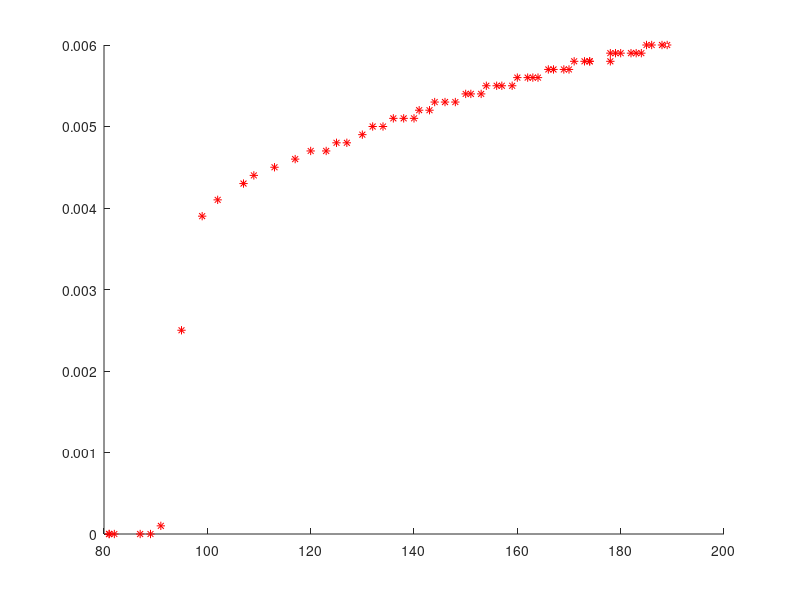

This figure's MATLAB source: (Note: this script raises an error after producing the figure.)
%finds a best fit line for a set of data
%version 2008 19 january
%Brad Schoenrock

clear all;

x= [81;81;82;87;89;91;95;99;102;107;109;113;117;120;123;125;127;130;132;
    134;136;138;140;141;143;144;146;148;150;151;153;154;156;157;159;160;
    162;163;164;166;167;169;170;171;173;174;174;178;178;179;180;182;183;
    184;185;186;188;189;];

y= [0.0000;0.0000;0.0000;0.0000;0.0000;0.0001;0.0025;0.0039;0.0041;0.0043;
0.0044;0.0045;0.0046;0.0047;0.0047;0.0048;0.0048;0.0049;0.0050;0.0050;
0.0051;0.0051;0.0051;0.0052;0.0052;0.0053;0.0053;0.0053;0.0054;0.0054;
0.0054;0.0055;0.0055;0.0055;0.0055;0.0056;0.0056;0.0056;0.0056;0.0057;
0.0057;0.0057;0.0057;0.0058;0.0058;0.0058;0.0058;0.0058;0.0059;0.0059;
0.0059;0.0059;0.0059;0.0059;0.0060;0.0060;0.0060;0.0060;];

figure;
hold on
plot(x,y,'r*');
plot(max(x),max(y),'w.')
plot(max(x),max(y),'w.')
legend('Data',2)
legend('boxoff')
t1='Yttrium trial 2';
t3='Brad Schoenrock '
t0='\newline';
t=[t1,t0,t3,date];
title(t)
xlabel('Temp in K')
ylabel('resistance in Ohms')
